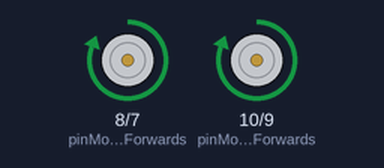
Recording of a program running on a simulated Raspberry Pi (BCM pin numbers). Parts: motor-driver pin pairs drawn as motors (green arrow = first pin HIGH = forward, orange = second pin HIGH = backward, longer = more drive). At 3.5 s the program stops and its outputs stay as they are.

Above: at 0.1 s.
At 1.1 s:
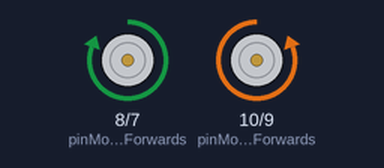
At 2.6 s:
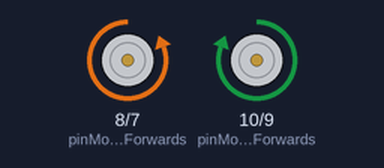
At 3.6 s:
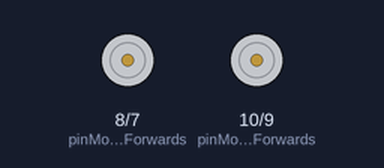
Timing chart, 0 to 5.0 s (numbered marks = the images above):
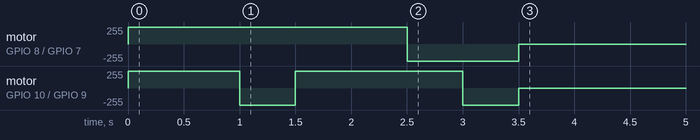

Measured:
- by itself, motor on GPIO 8 (pinMotorBForwards) / GPIO 7 (pinMotorBBackwards): stopped → forward 255/255 at 0.00 s, → backward 255/255 2.5 s later, → stopped 1.0 s later
- by itself, motor on GPIO 10 (pinMotorAForwards) / GPIO 9 (pinMotorABackwards): stopped → forward 255/255 at 0.00 s, → backward 255/255 1.0 s later, → forward 255/255 0.50 s later, → backward 255/255 1.5 s later, … (5 changes in this stretch)

The program:

4-driving.py
```python
# CamJam EduKit 3 - Robotics
# Worksheet 4 - Driving and Turning
import RPi.GPIO as GPIO # Import the GPIO Library
import time # Import the Time library
# Set the GPIO modes
GPIO.setmode(GPIO.BCM)
GPIO.setwarnings(False)
# Set variables for the GPIO motor pins
pinMotorAForwards = 10
pinMotorABackwards = 9
pinMotorBForwards = 8
pinMotorBBackwards = 7
# Set the GPIO Pin mode
GPIO.setup(pinMotorAForwards, GPIO.OUT)
GPIO.setup(pinMotorABackwards, GPIO.OUT)
GPIO.setup(pinMotorBForwards, GPIO.OUT)
GPIO.setup(pinMotorBBackwards, GPIO.OUT)
# Turn all motors off
def stopmotors():
 GPIO.output(pinMotorAForwards, 0)
 GPIO.output(pinMotorABackwards, 0)
 GPIO.output(pinMotorBForwards, 0)
 GPIO.output(pinMotorBBackwards, 0)
# Turn both motors forwards
def forwards():
 GPIO.output(pinMotorAForwards, 1)
 GPIO.output(pinMotorABackwards, 0)
 GPIO.output(pinMotorBForwards, 1)
 GPIO.output(pinMotorBBackwards, 0)
# Turn both motors backwards
def backwards():
 GPIO.output(pinMotorAForwards, 0)
 GPIO.output(pinMotorABackwards, 1)
 GPIO.output(pinMotorBForwards, 0)
 GPIO.output(pinMotorBBackwards, 1)
# Turn left
def left():
 GPIO.output(pinMotorAForwards, 0)
 GPIO.output(pinMotorABackwards, 1)
 GPIO.output(pinMotorBForwards, 1)
 GPIO.output(pinMotorBBackwards, 0)
# Turn Right
def right():
 GPIO.output(pinMotorAForwards, 1)
 GPIO.output(pinMotorABackwards, 0)
 GPIO.output(pinMotorBForwards, 0)
 GPIO.output(pinMotorBBackwards, 1)
forwards()
time.sleep(1) # Pause for 1 second
left()
time.sleep(0.5) # Pause for half a second
forwards()
time.sleep(1)
right()
time.sleep(0.5)
backwards()
time.sleep(0.5)
stopmotors()
GPIO.cleanup()
```
